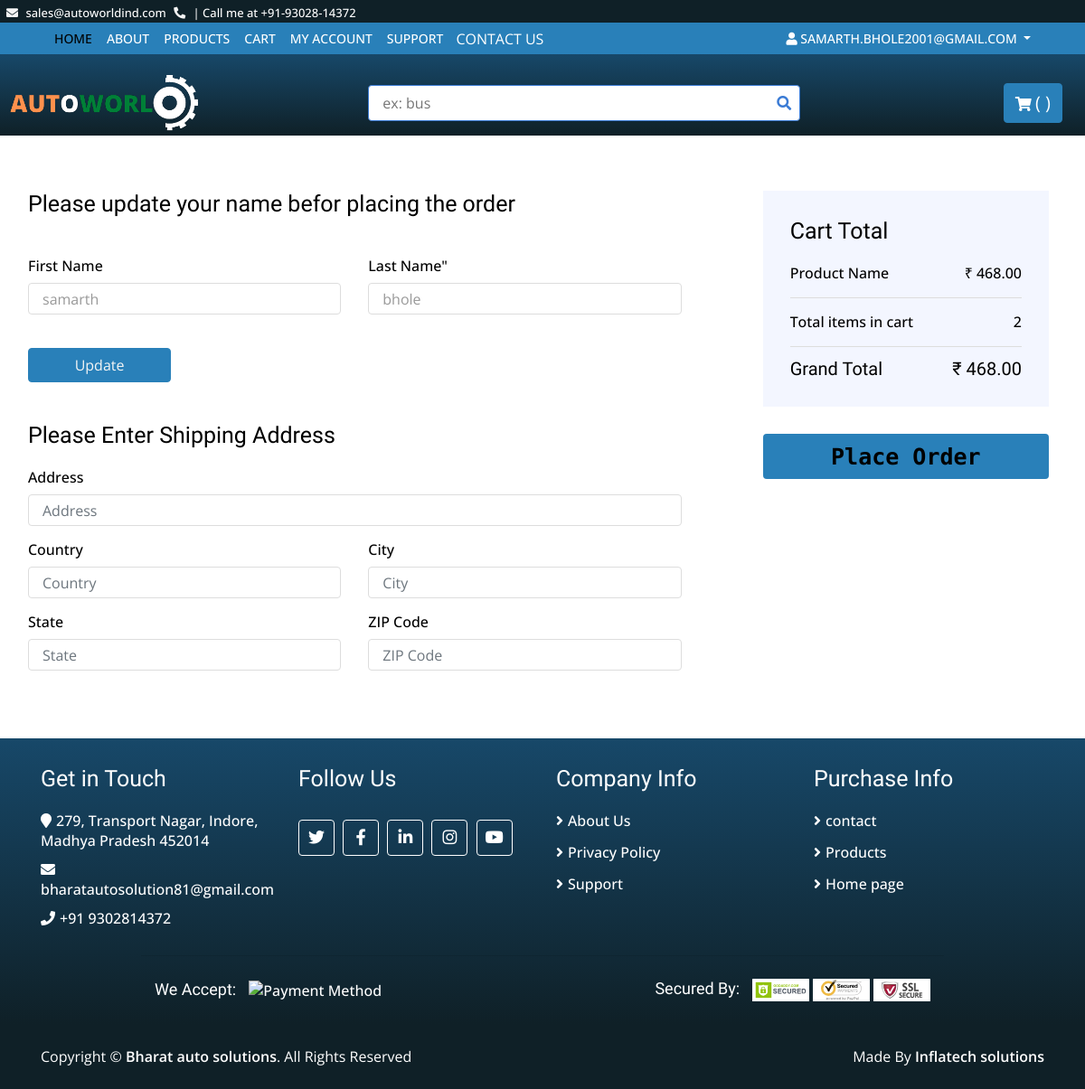
/cod/ (signed in), run on an earlier commit of the app's database.
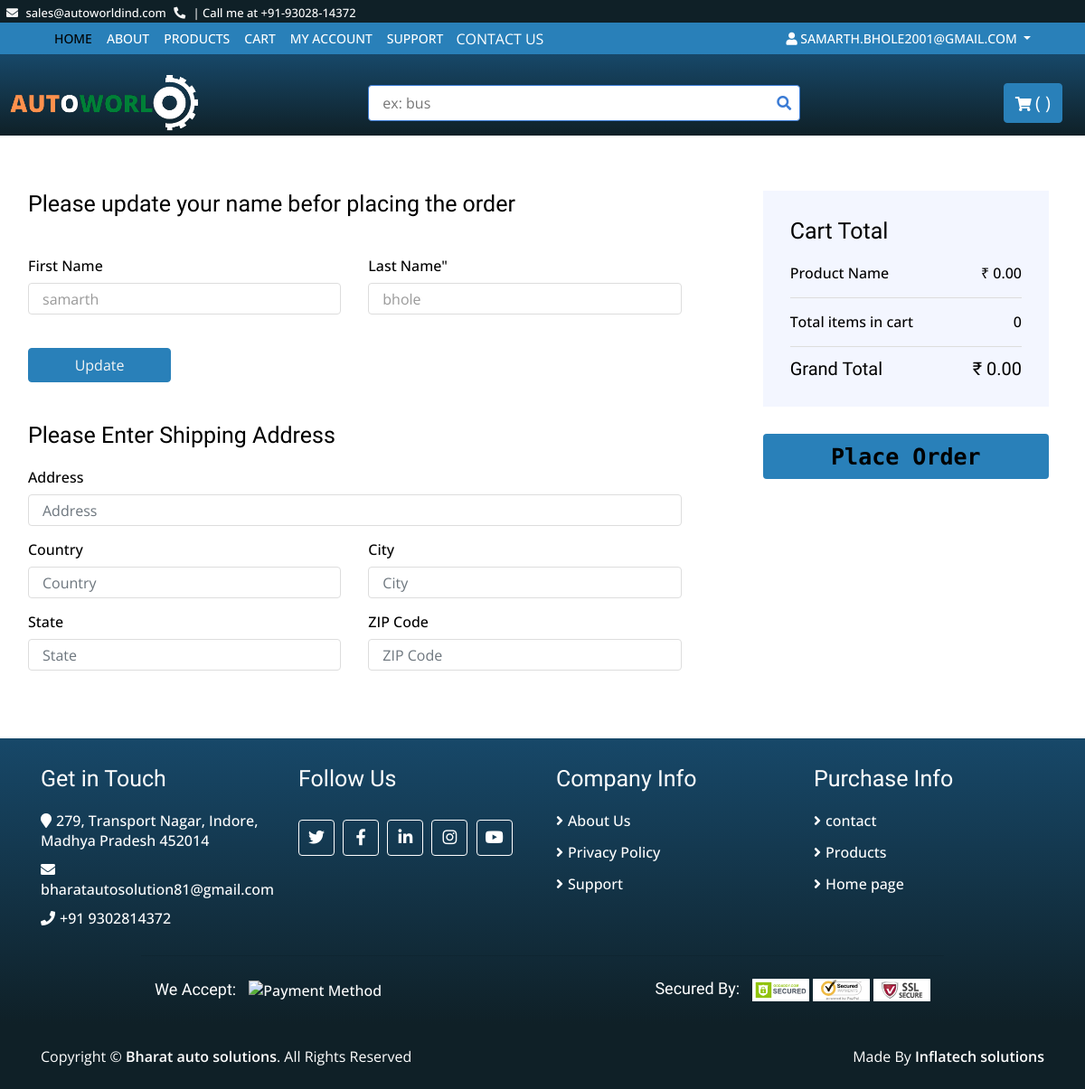
And on a later commit of the database.
### base/models.py (models this page shows, shortened)
class Order(models.Model):
    Customer=models.ForeignKey(Customer, on_delete=models.SET_NULL, blank=True, null=True)
    status=models.BooleanField(default=False, null=True , blank=False)
    payment_status=models.BooleanField(default=False, null=True , blank=False)
    cod=models.BooleanField(default=False, null=True , blank=False)
    price=models.FloatField(null=True)
    @property
    def get_cart_total(self):
        orderitems = self.order_item_set.all()
        total = sum([item.get_total for item in orderitems])
        return total
    @property
    def get_cart_items(self):
        orderitems = self.order_item_set.all()
        total = sum([item.quantity for item in orderitems])
        return total

class Order_item(models.Model):
    Order=models.ForeignKey(Order, on_delete=models.SET_NULL, blank=True, null=True)
    Product=models.ForeignKey(Product, on_delete=models.CASCADE, blank=True, null=True)
    quantity=models.IntegerField(default=0, null=True, blank=True)
    @property
    def get_total(self):
        total = self.Product.regular_price * self.quantity
        return total

class Product(models.Model):
    vehicaltype=models.ForeignKey(TypeOfVehicle, blank=False, on_delete=models.RESTRICT)
    manufacturer=models.ForeignKey(Manufacturer, blank=False, on_delete=models.RESTRICT)
    vmodel=models.ForeignKey(CarModel, blank=False, on_delete=models.RESTRICT)
    myear=models.ForeignKey(Year, on_delete=models.RESTRICT)
    brand=models.CharField(max_length=200, blank=True, null=True )
    category=models.ForeignKey(Category, on_delete=models.RESTRICT)
    title=models.CharField(max_length=255, help_text=('required'))
    desc=models.TextField(blank=True, null=True, verbose_name=('desciptions'))
    regular_price=models.DecimalField(max_digits=6, decimal_places=1)
    descount_price=models.DecimalField(max_digits=6, decimal_places=1, blank=True )
    is_active=models.BooleanField(default=True)
    slug=models.SlugField(blank=True, null=True)

### base/views.py (the view)
# urls.py: path('cod/', views.cod, name="cod"),
def cod(request):
    if request.user.is_authenticated:
        customers = request.user.customer
        order, created = Order.objects.get_or_create(Customer=customers, status=False)
        items = order.order_item_set.all()
        print(order.id)
    else:
        items =[]
        order ={'get_cart_total':0, 'get_cart_items':0}
    context={'customers':customers, 'items':items, 'order':order}
    return render(request, 'cod.html', context)

### templates/cod.html (shortened to what this page needs)
{% extends 'base.html' %}
{% block content %}
<div class="checkout">
    <div class="container-fluid">
        <div class="row">
            <div class="col-lg-8">
                <div class="checkout-inner">
                    <div class="billing-address">
                        <h2>Please update your name befor placing the order</h2><br>
                        <form method="post" action="{% url 'update_acc' %}">
                        <div class="row">
                            <div class="col-md-6">
                                <label>First Name</label>
                                <input class="form-control" type="text" value="{{customers.first_name}}" name="fname"
                                placeholder="{{customers.first_name}}">
                            </div>
                            <div class="col-md-6">
                                <label>Last Name"</label>
                                 <input class="form-control" type="text" value="{{customers.last_name}}" name="lname"
                                 placeholder="{{customers.last_name}}">
                            </div>
                        </div>
                        <br>
                        <div class="row">
                            <div class="col-md-3"><button  class="btn btn-primary btn-block"> Update </button>
                            </div>
                        </div>
                    </form>
                        <br><br>
                            <h2>Please Enter Shipping Address</h2>
                            <form method="post" action="{% url 'update_cod' %}">
                            <div class="row">
                            <div class="col-md-12">
                                <label>Address</label>
                                <input class="form-control" name="address" required type="text" placeholder="Address">
                            </div>
                            <div class="col-md-6">
                                <label>Country</label>
                                <input class="form-control" name="country" required type="text" placeholder="Country">
                            </div>
                            <div class="col-md-6">
                                <label>City</label>
                                <input class="form-control" name="city" required type="text" placeholder="City">
                            </div>
                            <div class="col-md-6">
                                <label>State</label>
                                <input class="form-control" name="state" required type="text" placeholder="State">
                            </div>
                            <div class="col-md-6">
                                <label>ZIP Code</label>
                                <input class="form-control" name="zipcode" required type="text" placeholder="ZIP Code">
                            </div>
                        </div>
                    </div>
                </div>
            </div>
            <div class="col-lg-4">
                <div class="checkout-inner">
                    <div class="checkout-summary">
                        <h1>Cart Total</h1>
                        <p>Product Name<span> &#8377; {{order.get_cart_total|floatformat:2}}</span></p>
                        <p class="ship-cost">Total items in cart<span>{{order.get_cart_items}}</span></p>
                        <h2>Grand Total<span> &#8377; {{order.get_cart_total|floatformat:2}}</span></h2>
                    </div>
                    <div class="checkout-payment">
                        <div class="checkout-btn">
                            <button type="submit">Place Order</button>
                        </div>
                    </div>
                </div>
            </div>
        </div>
    </div>
</div>
{% endblock %}

What changed in the data, as far as the page shows it:
no longer on this page (row edited): Order: get_cart_total "468.00", get_cart_items "2"
added Order: get_cart_total "0.00", get_cart_items "0"
